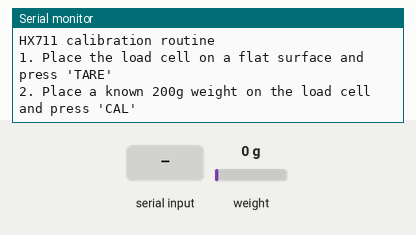
The sketch below on a simulated Raspberry Pi Pico. Parts: the last lines printed to the serial monitor. The test bench sets the inputs (shaded band); at power-on: weight on the scale 0 g.

Above: at 1.2 s.
1.3 s: "TARE\n" received over Serial
At 3.3 s:
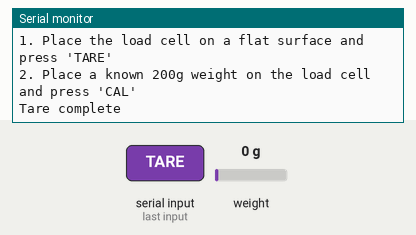
3.8 s: "CAL\n" received over Serial
At 6.7 s:
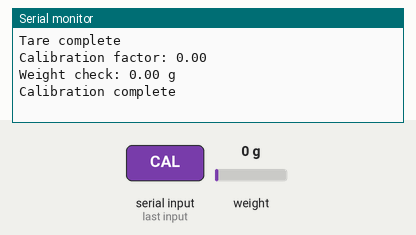

Measured:
- after the input at 1.3 s, the serial monitor: prints a new line after 1.0 s (image 1)
- after the input at 3.8 s, the serial monitor: prints a new line after 1.0 s (image 2)

The sketch:

sensor_loadcell_395.ino
```cpp
// snippet: sensor_loadcell_395
// tags: hx711
// boards: avr, esp32, megaavr, nano33iot, romi32u4, rp2040
// library: HX711
// description: Run a guided calibration routine over Serial for the HX711 (DOUT=3, CLK=4): prompt for tare, then known weight
// prompts: guided, calibration, routine, hx711, (dout=3, clk=4)
// verified: compile-only
// source: kd-generated (id 395)
// exact-include: HX711.h

#include <HX711.h>

#define DOUT_PIN 3
#define CLK_PIN  4

HX711 scale;
float calibrationFactor = 0.0;
bool isTared = false;
const float KNOWN_WEIGHT = 200.0;  // grams

void setup() {
  Serial.begin(9600);
  scale.begin(DOUT_PIN, CLK_PIN);
  Serial.println("HX711 calibration routine");
  Serial.println("1. Place the load cell on a flat surface and press 'TARE'");
  Serial.println("2. Place a known 200g weight on the load cell and press 'CAL'");
}

void loop() {
  if (Serial.available() > 0) {
    String cmd = Serial.readStringUntil('\n');
    cmd.trim();

    if (cmd == "TARE") {
      scale.tare();  // HX711: zero the scale (averaged reading -> offset)
      isTared = true;
      Serial.println("Tare complete");
    } else if (cmd == "CAL" && isTared) {
      // Read raw ADC value (averaged), then compute scale factor
      long rawValue = scale.get_value(10);  // average of 10 raw readings
      calibrationFactor = (float)rawValue / KNOWN_WEIGHT;
      scale.set_scale(calibrationFactor);  // HX711: calibration factor (units per raw count)
      Serial.print("Calibration factor: ");
      Serial.println(calibrationFactor, 2);
      Serial.print("Weight check: ");
      Serial.print(scale.get_units(5), 2);  // HX711: averaged reading in units (after tare + set_scale)
      Serial.println(" g");
      Serial.println("Calibration complete");
    } else if (cmd == "CAL" && !isTared) {
      Serial.println("Please tare before calibrating");
    }
  }
}
```
